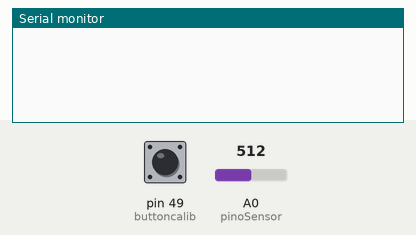
A sketch run on a simulated Arduino Mega 2560, built with avr-gcc and run on an emulated ATmega2560. Shown: the last lines printed to the serial monitor. The test bench sets the inputs (shaded band); at power-on: pin 49 (buttoncalib) HIGH, A0 (pinoSensor) = 512.

Above: at 1.2 s.
1.3 s: pin 49 (buttoncalib) pulled LOW for 3.2 s
At 5.0 s:
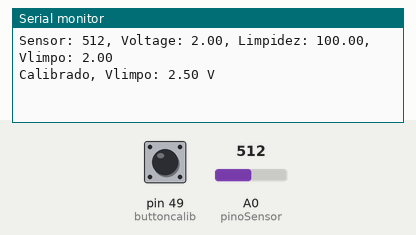
6.0 s: A0 (pinoSensor) set to 0
At 7.8 s:
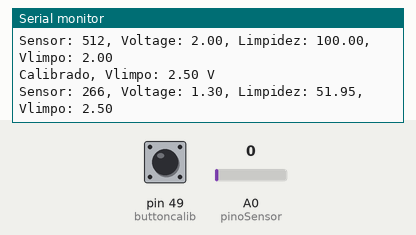
14.6 s: pin 49 (buttoncalib) pulled LOW for 1 s
At 20.4 s:
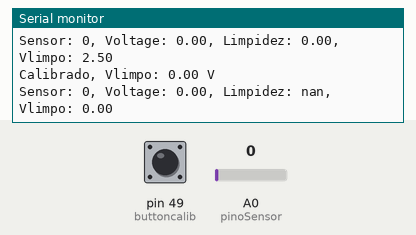
24.0 s: A0 (pinoSensor) set to 122
At 26.29 s:
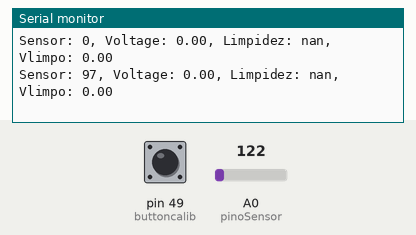
Timing chart, 0 to 26.5 s (numbered marks = the images above; inputs shaded):
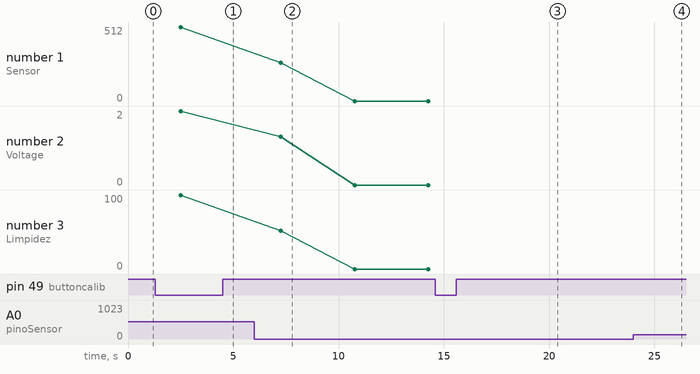

The sketch:

trab_final.ino
```cpp
#include <Arduino.h>

int pinoSensor = A0;        // Pino do sensor
int n = 25;                 // Número de leituras para média

int sensorValor = 0;        // Valor bruto do sensor
float Vlimpo = 2.0;         // Valor de referência para água limpa
float voltage = 0.0;        // Voltagem calculada
float turbidez = 0.0;       // Turbidez calculada
float limpidez = 0.0;       // Limpidez calculada

int buttoncalib = 49;       // Pino do botão de calibração

float voltageValue(int read) {
  return read * (5.0 / 1023.0);
}

float turbidezValor(int read) {
  return 100.0 - (voltage / Vlimpo) * 100.0;
}

void setup() {
  pinMode(buttoncalib, INPUT_PULLUP);  // Configura o botão como entrada com pull-up
  Serial.begin(9600);                 // Inicia a comunicação serial
}

void loop() {
  int pushcalib = digitalRead(buttoncalib);

  // Calibração
  if (pushcalib == LOW) {
    int sensorCalib = 0;
    for (int i = 0; i < n; i++) {
      sensorCalib += analogRead(pinoSensor);
      delay(10);
    }
    sensorValor = sensorCalib / n;
    Vlimpo = voltageValue(sensorValor);

    Serial.print("Calibrado, Vlimpo: ");
    Serial.print(Vlimpo, 2);
    Serial.println(" V");
    delay(1000);
  } else {
    // Leituras do sensor
    int sensor = 0;
    for (int i = 0; i < n; i++) {
      sensor += analogRead(pinoSensor);
      delay(100);
    }
    sensorValor = sensor / n;
    voltage = voltageValue(sensorValor);

    // Garante que a voltagem não ultrapasse o limite calibrado
    if (voltage > Vlimpo) {
      voltage = Vlimpo;
    }

    // Calcula turbidez e limpidez
    turbidez = turbidezValor(sensorValor);
    limpidez = 100.0 - turbidez;

    // Exibição formatada no monitor serial
    Serial.print("Sensor: ");
    Serial.print(sensorValor);
    Serial.print(", Voltage: ");
    Serial.print(voltage, 2);
    Serial.print(", Limpidez: ");
    Serial.print(limpidez, 2);
    Serial.print(", Vlimpo: ");
    Serial.println(Vlimpo, 2);
    delay(1000);
  }
}
```

Measured:
- after the input at 1.3 s, the serial monitor: prints a new line after 2.5 s (image 1)
- after the input at 6.0 s, the serial monitor: prints a new line after 1.3 s (image 2)
- after the input at 14.6 s, the serial monitor: prints a new line after 0.92 s (image 3)
- after the input at 24.0 s, the serial monitor: prints a new line after 2.0 s (image 4)
- plotted number 1: 512 → 0 after the input at 6.0 s
- plotted number 2: 2 → 0 after the input at 6.0 s
- plotted number 3: 100 → 0 after the input at 6.0 s
